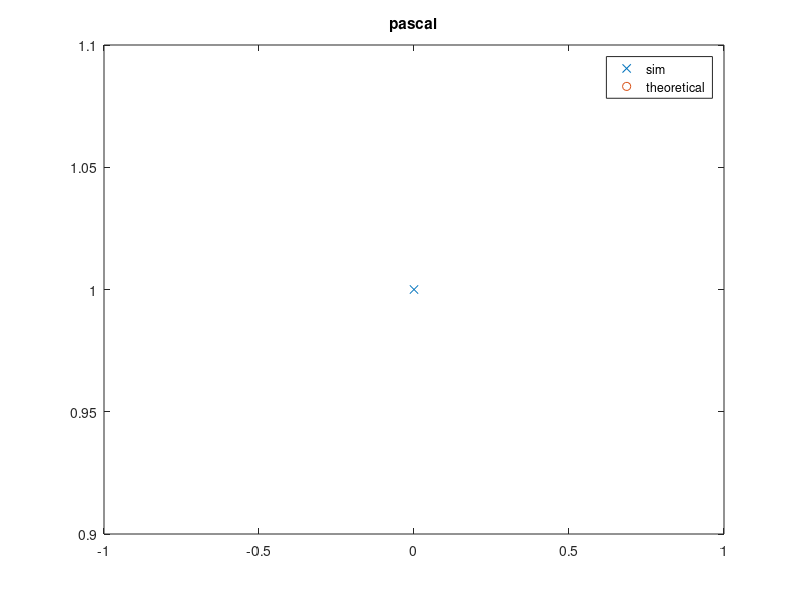

The MATLAB source for this figure:
clear all
clc

S=input("the number of simulations=");
p=input("probability of success=");
n=input("the number of successes=");

X=zeros(1,S);

for i=1:S
    %%the i-th simulation
    nofailures=0;
    nosuccesses=0;
    while rand>=p
        nofailures=nofailures+1;
    end
    X(i)=nofailures;
end
%%binostat
U_X=unique(X);
n_X=hist(X,length(U_X));
rel_freq=n_X/S;

%[U_X;rel_freq]

plot(U_X,rel_freq,'x');
hold on;
plot(0:max(U_X),nbinpdf(0:max(U_X),n,p),'o');
hold off;
title('pascal');
legend("sim","theoretical");